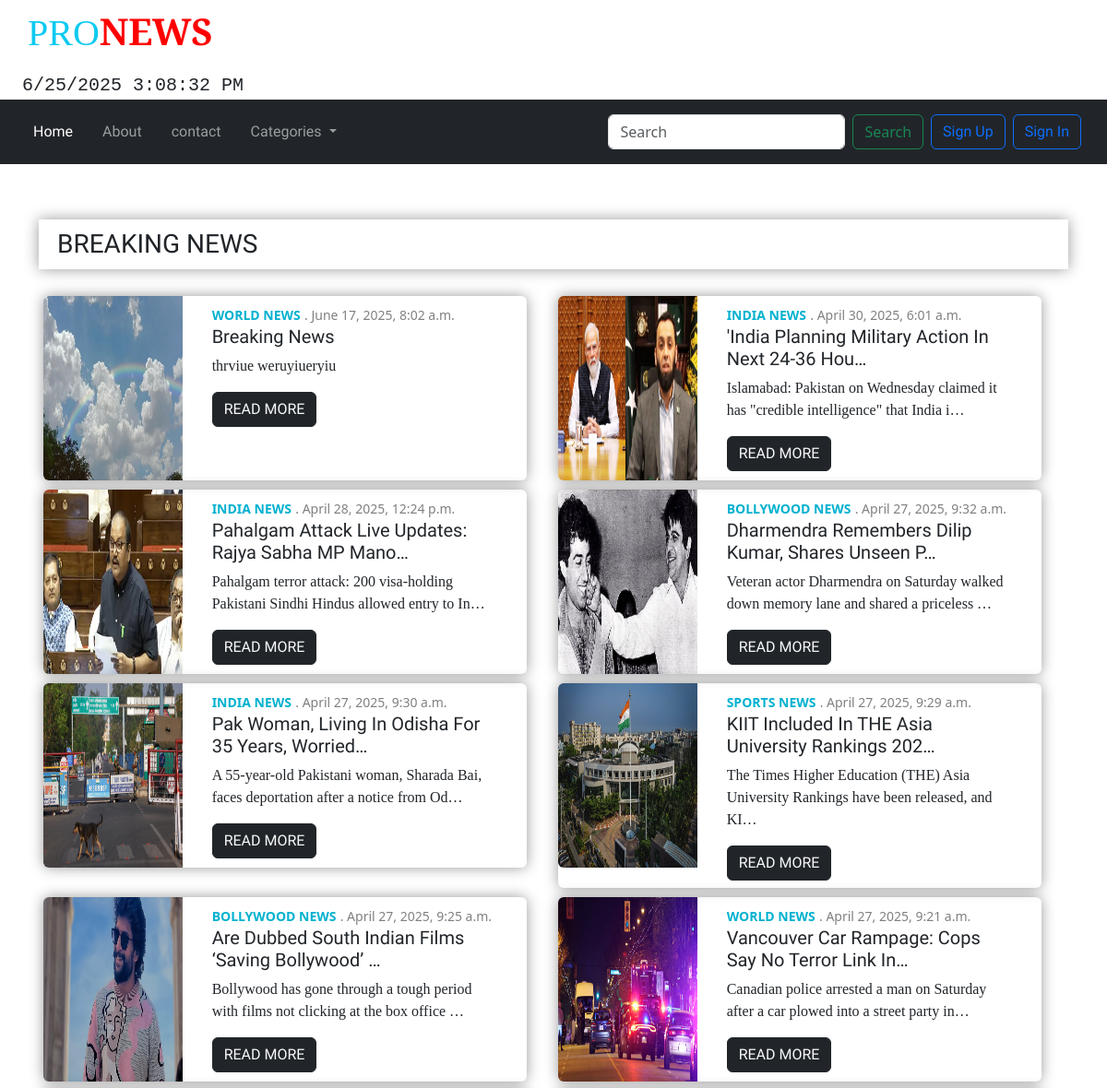
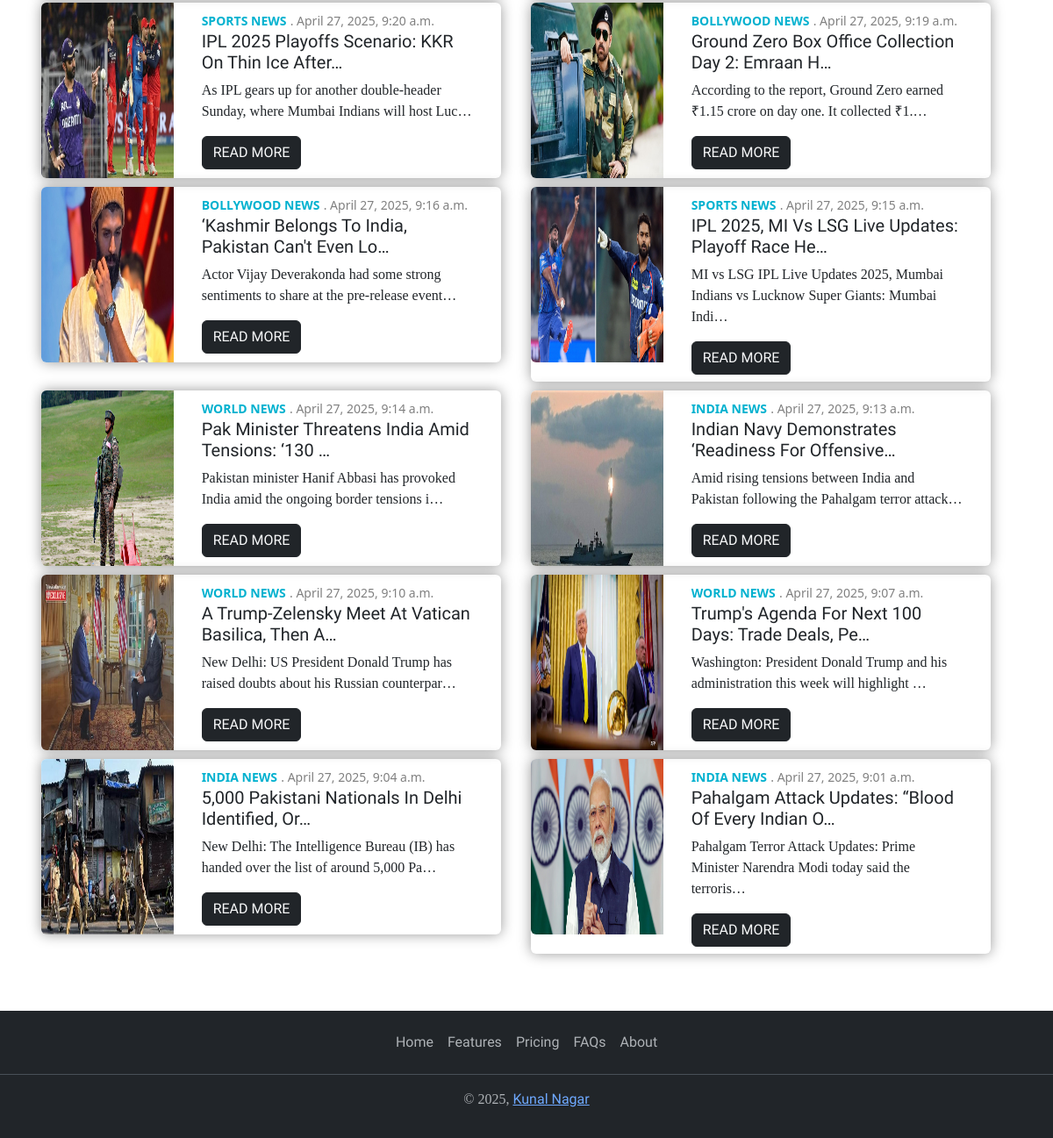
Page /all/ on the committed database (2 pictures, top to bottom).
### main/models.py (models this page shows)
class News(models.Model):
    title = models.CharField(max_length=150)
    category = models.ForeignKey(Categories, on_delete=models.CASCADE)
    publish = models.DateTimeField(auto_now_add=True)
    image = models.ImageField(upload_to='news/')
    desc = models.TextField()
    class Meta:
        verbose_name_plural = 'News'

class Categories(models.Model):
    name = models.CharField(max_length=100)
    image = models.ImageField(upload_to='category/')
    def __str__(self):
        return self.name
    class Meta:
        verbose_name_plural = 'categories'

### news/views.py (the view)
# urls.py: path('all/', views.all, name="all"),
def all(request):
    all1 = News.objects.all().order_by('-id')
    return render(request, 'all1.html', {'all1':all1})

### templates/all1.html
{% extends "base.html" %}
{% block contant %}
<section class="container sa breaking">
    <div class="afte">
      <h3 class="mb-4">BREAKING NEWS</h3>
    </div>
    <div class="row w-100">
      {% for i in all1 %}
      <div class="col-lg-6">
        <div class="top-card">
          <div class="row w-100">
            <div class="col-lg-4">
              <img src="/media/{{i.image}}" class="img-fluid w-100" alt="">
            </div>
          <div class="col-lg-8">
            <div class="top-text p-2">
              <small style="color:#00b1cf;"><b>{{i.category}}</b></small>
            <small style="color:grey;">. {{i.publish}}</small>
            <h5>{{i.title | truncatechars:50}}</h5>
            <p>{{i.desc | truncatechars:85}}</p>
            <a href="{% url "details" i.id %}" class="btn btn-dark text-light">READ MORE</a>
            </div>
          </div>
          </div>
        </div>
      </div>
      {% endfor %}
    </div>
  </section>
{% endblock contant %}

### static/css/style.css (style rules this page uses)
h2,h3,h5,h6 { font-family: "Rowdies", sans-serif; text-transform: capitalize; font-weight: 100; }
a { font-family: "Edu NSW ACT Hand Pre", cursive !important; }
p { font-family: "Playfair Display", serif; }
.top-card { box-shadow: 0px 0px 15px rgba(0, 0, 0, 0.4); margin: 5px; border-radius: 6px; }
.top-card img { border-top-left-radius: 6px; border-bottom-left-radius: 6px; height: 200px; }
.breaking { margin: 40px 0; }
section h3 { box-shadow: 0px 0px 15px rgba(0, 0, 0, 0.4); padding: 10px 20px; }
.sa { margin: 60px auto; }
section { width: 100% !important; }

### rows in the picture
News: image (picture), category "WORLD NEWS", publish "June 17, 2025, 8:02 a.m.", title "Breaking News", desc "thrviue weruyiueryiu"
News: image (picture), category "INDIA NEWS", publish "April 30, 2025, 6:01 a.m.", title "'India Planning Military Action In Next 24-36 Hou…", desc "Islamabad: Pakistan on Wednesday claimed it has \"credible intelligence\" that India i…"
News: image (picture), category "INDIA NEWS", publish "April 28, 2025, 12:24 p.m.", title "Pahalgam Attack Live Updates: Rajya Sabha MP Mano…", desc "Pahalgam terror attack: 200 visa-holding Pakistani Sindhi Hindus allowed entry to In…"
News: image (picture), category "BOLLYWOOD NEWS", publish "April 27, 2025, 9:32 a.m.", title "Dharmendra Remembers Dilip Kumar, Shares Unseen P…", desc "Veteran actor Dharmendra on Saturday walked down memory lane and shared a priceless …"
News: image (picture), category "INDIA NEWS", publish "April 27, 2025, 9:30 a.m.", title "Pak Woman, Living In Odisha For 35 Years, Worried…", desc "A 55-year-old Pakistani woman, Sharada Bai, faces deportation after a notice from Od…"
News: image (picture), category "SPORTS NEWS", publish "April 27, 2025, 9:29 a.m.", title "KIIT Included In THE Asia University Rankings 202…", desc "The Times Higher Education (THE) Asia University Rankings have been released, and KI…"
News: image (picture), category "BOLLYWOOD NEWS", publish "April 27, 2025, 9:25 a.m.", title "Are Dubbed South Indian Films ‘saving Bollywood’ …", desc "Bollywood has gone through a tough period with films not clicking at the box office …"
News: image (picture), category "WORLD NEWS", publish "April 27, 2025, 9:21 a.m.", title "Vancouver Car Rampage: Cops Say No Terror Link In…", desc "Canadian police arrested a man on Saturday after a car plowed into a street party in…"
News: image (picture), category "SPORTS NEWS", publish "April 27, 2025, 9:20 a.m.", title "IPL 2025 Playoffs Scenario: KKR On Thin Ice After…", desc "As IPL gears up for another double-header Sunday, where Mumbai Indians will host Luc…"
News: image (picture), category "BOLLYWOOD NEWS", publish "April 27, 2025, 9:19 a.m.", title "Ground Zero Box Office Collection Day 2: Emraan H…", desc "According to the report, Ground Zero earned ₹1.15 crore on day one. It collected ₹1.…"
News: image (picture), category "BOLLYWOOD NEWS", publish "April 27, 2025, 9:16 a.m.", title "‘Kashmir Belongs To India, Pakistan Can't Even Lo…", desc "Actor Vijay Deverakonda had some strong sentiments to share at the pre-release event…"
News: image (picture), category "SPORTS NEWS", publish "April 27, 2025, 9:15 a.m.", title "IPL 2025, MI Vs LSG Live Updates: Playoff Race He…", desc "MI vs LSG IPL Live Updates 2025, Mumbai Indians vs Lucknow Super Giants: Mumbai Indi…"
News: image (picture), category "WORLD NEWS", publish "April 27, 2025, 9:14 a.m.", title "Pak Minister Threatens India Amid Tensions: ‘130 …", desc "Pakistan minister Hanif Abbasi has provoked India amid the ongoing border tensions i…"
News: image (picture), category "INDIA NEWS", publish "April 27, 2025, 9:13 a.m.", title "Indian Navy Demonstrates ‘readiness For Offensive…", desc "Amid rising tensions between India and Pakistan following the Pahalgam terror attack…"
News: image (picture), category "WORLD NEWS", publish "April 27, 2025, 9:10 a.m.", title "A Trump-Zelensky Meet At Vatican Basilica, Then A…", desc "New Delhi: US President Donald Trump has raised doubts about his Russian counterpar…"
News: image (picture), category "WORLD NEWS", publish "April 27, 2025, 9:07 a.m.", title "Trump's Agenda For Next 100 Days: Trade Deals, Pe…", desc "Washington: President Donald Trump and his administration this week will highlight …"
News: image (picture), category "INDIA NEWS", publish "April 27, 2025, 9:04 a.m.", title "5,000 Pakistani Nationals In Delhi Identified, Or…", desc "New Delhi: The Intelligence Bureau (IB) has handed over the list of around 5,000 Pa…"
News: image (picture), category "INDIA NEWS", publish "April 27, 2025, 9:01 a.m.", title "Pahalgam Attack Updates: “Blood Of Every Indian O…", desc "Pahalgam Terror Attack Updates: Prime Minister Narendra Modi today said the terroris…"
